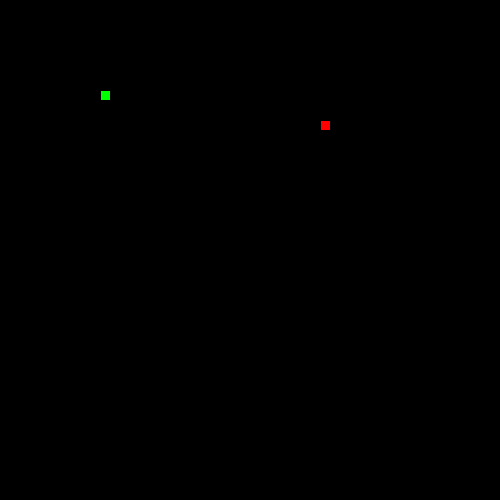
Frame 1 (no input)
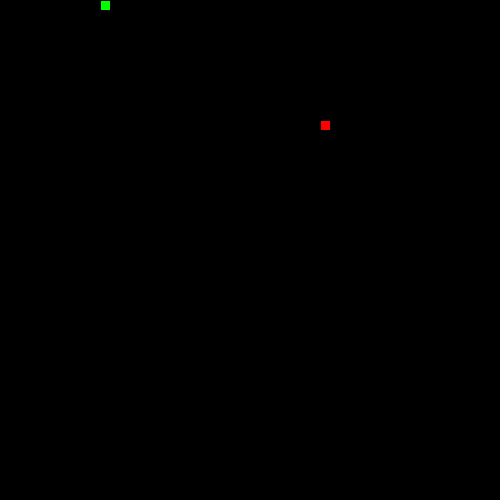
Frame 60 (the mouse pressed at the canvas centre just before this capture)
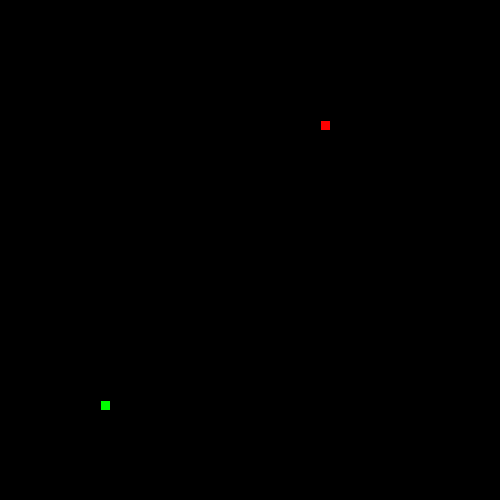
Frame 120 (the mouse held since frame 60 and released just before this capture)

The Processing sketch that drew these frames (run headless with seeded random() and noise(); from frame 60 on, the mouse is pressed at the canvas centre):

// Processing sketch: LeagueSnake
// ── LeagueSnake.pde
//*
// ***** SEGMENT CLASS *****
// This class will be used to represent each part of the moving snake.
//*

class Segment {

  //Add x and y member variables. They will hold the corner location of each segment of the snake.
  int x;
  int y;


  // Add a constructor with parameters to initialize each variable.

  Segment(int x, int y) {
    this.x=x;
    this.y=y;
  }

}


//*
// ***** GAME VARIABLES *****
// All the game variables that will be shared by the game methods are here
//*

Segment head;
int foodX;
int foodY;
int direction = UP;
int foodPieces = 0;
ArrayList<Segment> tail = new ArrayList<Segment>();

//*
// ***** SETUP METHODS *****
// These methods are called at the start of the game.
//*

void setup() {

  size(500, 500);
  head = new Segment(100, 100);
  frameRate(20);
  dropFood();

}

void dropFood() {
  //Set the food in a new random location
  foodX = ((int)random(50)*10);
  foodY = ((int)random(50)*10); 

}



//*
// ***** DRAW METHODS *****
// These methods are used to draw the snake and its food 
//*

void draw() {

  background(0);
  drawFood();
  move();
  drawSnake();
  eat();

}

void drawFood() {
  //Draw the food

  fill(255, 0, 0);
  rect(foodX, foodY, 10, 10);
  
}

void drawSnake() {
  //Draw the head of the snake followed by its tail

  fill(0, 255, 0);
  rect(head.x, head.y, 10, 10);
  manageTail();
  
}


//*
// ***** TAIL MANAGEMENT METHODS *****
// These methods make sure the tail is the correct length.
//*

void drawTail() {
  //Draw each segment of the tail 

  for (Segment s : tail) {
    rect(s.x, s.y, 10, 10);
  }
  
}

void manageTail() {
  //After drawing the tail, add a new segment at the "start" of the tail and remove the one at the "end" 
  //This produces the illusion of the snake tail moving.
  
  checkTailCollision();
  drawTail();
  tail.add(new Segment(head.x, head.y));
  tail.remove(0);

}

void checkTailCollision() {
  //If the snake crosses its own tail, shrink the tail back to one segment

  for (Segment s : tail) {
    if (head.x==s.x && head.y==s.y) {
      foodPieces=1;
      tail = new ArrayList<Segment>();
      tail.add(new Segment(head.x, head.y));
    }
  }
}

//*
// ***** CONTROL METHODS *****
// These methods are used to change what is happening to the snake
//*

void keyPressed() {
  //Set the direction of the snake according to the arrow keys pressed

  if (key == CODED) {
    if ((keyCode == UP && direction != DOWN) ||
      (keyCode == DOWN && direction != UP) ||
      (keyCode == LEFT && direction != RIGHT) ||
      (keyCode == RIGHT && direction != LEFT)) {

      direction = keyCode;
    }
  }
}

void move() {
  //Change the location of the Snake head based on the direction it is moving.
  
  switch(direction) {
  case UP:
    head.y=head.y-10;
    break;
  case DOWN:
    head.y=head.y+10;
    break;
  case LEFT:
    head.x=head.x-10;
    break;
  case RIGHT:
    head.x=head.x+10;
    break;
  }
  checkBoundaries();
}

void checkBoundaries() {
  //If the snake leaves the frame, make it reappear on the other side
  if (direction==LEFT && head.x<0) head.x=width-10;
  else if (direction==RIGHT && head.x > width-10) head.x=0;
  else if (direction==UP && head.y < 0) head.y= height-10;
  else if (direction==DOWN && head.y>height-10) head.y=0;
}



void eat() {
  //When the snake eats the food, its tail should grow and more food appear

  if (head.x==foodX && head.y==foodY) {
    foodPieces++;
    dropFood();
    tail.add(new Segment(head.x, head.y));
  }
}
